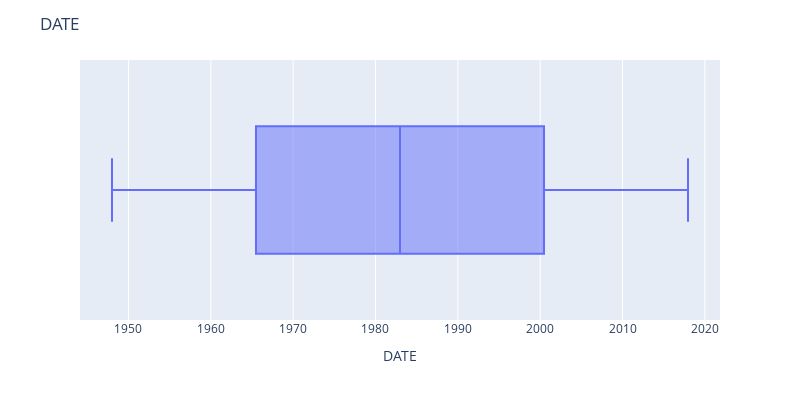

The cell this chart's notebook holds for it:
### Markdown cell above
**Date**

### Code cell
# Detect

fig = px.box(df, x='DATE')
fig.update_layout(
    title='DATE',
    width=800, 
    height=400,
)
fig.show()

print('No Outliers Detected')

### Figure 1 — Plotly figure (JSON) as saved in the notebook; plotly's stock layout.template omitted (floating-point values rounded to 4 significant figures; data arrays with more than 128 entries replaced by an {"elided": "..."} marker saying what was removed)
{"data": [{"alignmentgroup": "True", "hovertemplate": "DATE=%{x}<extra></extra>", "legendgroup": "", "marker": {"color": "#636efa"}, "name": "", "notched": false, "offsetgroup": "", "orientation": "h", "showlegend": false, "type": "box", "x": {"elided": "25551 str values"}, "x0": " ", "xaxis": "x", "y0": " ", "yaxis": "y"}], "layout": {"boxmode": "group", "height": 400, "legend": {"tracegroupgap": 0}, "margin": {"t": 60}, "title": {"text": "DATE"}, "width": 800, "xaxis": {"anchor": "y", "domain": [0, 1], "title": {"text": "DATE"}}, "yaxis": {"anchor": "x", "domain": [0, 1]}}}
